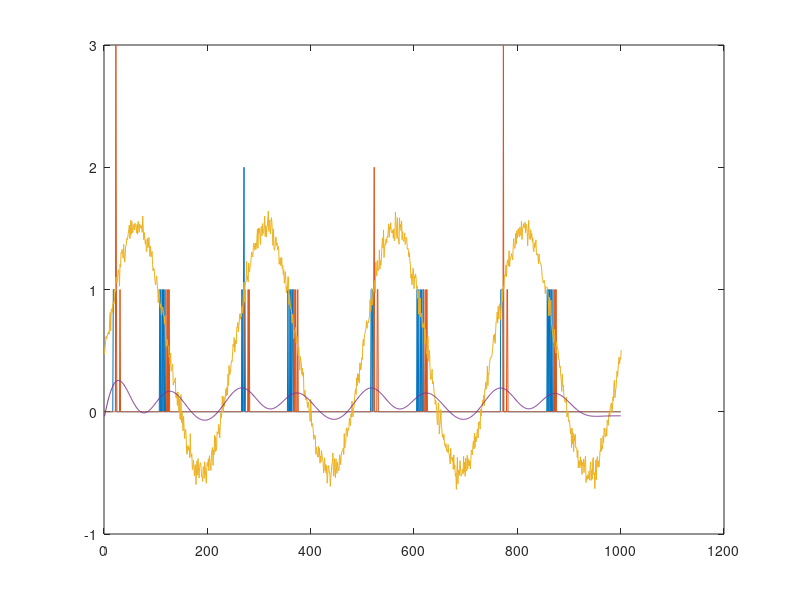

MATLAB code to generate this figure: (Note: this script raises an error after producing the figure.)
%% Create 10 Integrate-Fire neurons with a sinusoidal input current with slightly different characteristics
% Created Dan Feeney Jan, 2017

clear
rng(10)
% input current
f = 4; %Frequency of waveform
f2 = 3;
% capacitance and leak resistance
C = [1:0.1:1.9]; % nF
R = [35:1:44]; % mohms

% I & F implementation dV/dt = - V/RC + I/C
% Using h = 1 ms step size, Euler method

y = [0:1/1000:1];
A = 1;
I = A*sin(f*2*pi*y) + 0.5; I = awgn(I,25);
I2 = A*sin(f2*2*pi*y) + 0.5; I2 = awgn(I2,25);
plot(y,I,'color',[0 0 0],'linewidth',2); hold on; plot(y,I2,'--k','linewidth',2)
set(gca,'TickDir', 'out','LineWidth',2,'TickDir','out','FontSize',16);
box off
set(gcf,'color','w')

V = 0;
V2 = 0;
tstop = 1000;

abs_ref = 80; % absolute refractory period 
ref = 0; % absolute refractory period counter
ref2 = 0; %counter neuron 2
V_trace = []; % voltage trace for plotting
V_th = 10; % spike threshold
V_peak = 50; %Spike height

%% Run through time for neuron 1, then for neuron 2
for neurons = 1:10
    
    for t = 1:tstop
        
        if ~ref
            V = V - (V/(R(neurons)*C(neurons))) + (I(t)/C(neurons));
            V2 = V2 - (V2/(R(neurons)*C(neurons))) + (I(t)/C(neurons));
        else
            ref = ref - 1;
            V = 0.2*V_th; % reset voltage
        end
        
        if (V > V_th)
            V = V_peak;  % Discharge AP
            ref = abs_ref; % set refractory counter
        end
        
        V_trace = [V_trace V];
        
    end
end

V_out = zeros(10,1000);
for B = 1:10
    j = (B-1)*1000;
    V_out(B,:) = V_trace(j+1:1000*B); 
end
%Plot the discharge times of the 10 units
for jj = 1:10
plot(V_out(jj,:))
hold on
end
hold off

ind = zeros(10,1000); %Preallocate binary vector of discharge instances
for l = 1:10
    ind(l,:) = (V_out(l,:) == 50); %Return the indices where neuron 1 discharged an AP.    
end
% MarkerFormat = struct()
%               MarkerFormat.Color = [0 0 0];
% plotSpikeRaster(logical(ind), 'plottype','scatter','markerformat',MarkerFormat)
% box off
% set(gcf,'color','w')
% set(gca,'TickDir', 'out','LineWidth',2,'TickDir','out','FontSize',16);

%% Make a cumulative spike train for groups of 5 units
CST1 = sum(ind(1:5,:),1);
CST2 = sum(ind(6:10,:),1);
CSTtot = sum(ind,1);

plot(CST1); hold on; plot(CST2); plot(I);
%% Low pass filter the CST
fc = 10;  %cutoff freq
fn = 1000/2; %For kinetic data at 100Hz
[b,a]=butter(6,fc/fn,'low');
new_cst = filtfilt(b,a,CSTtot);
plot(new_cst)

[s4 c4 ph ci phi]= cmtm(new_cst,I(1:1000),0.01,8,0,0,1)
plot(s4,c4); xlim([0 10])
save('coher.mat','s4','c4','-append')
%plot(xs); hold on; plot(b);

[s c ph ci phi] = cmtm(xs,b,0.01,8,0,0,1);
s2 = s; c2= c;
save('coher.mat','s2','c2','-append')
xs2 = params.model.Xpca(1,:);
save('xs.mat','xs2','-append')
load('xs.mat')
  %% Make into sequence for PLDS model & plot
seq = struct();
seq.y = double(ind);
seq.T = 1000;
%seq.u = ones(2,1000).*0.5;
% 
plot(params.model.Xpca(1,:),'LineWidth',2,'Color',[0 0 0]); hold on
plot(xs,'k','LineWidth',2); hold on; plot(xs2,'--')
%hold on
%plot(downsample(I,10),'LineWidth',2,'Color',[0.25 0.25 0.25])
%plot(CST1,'LineWidth',2,'Color',[0 0 0])
% hold on
%plot(CST2,'LineWidth',2,'Color',[0 0 0])
box off
set(gcf,'color','w')
set(gca,'TickDir', 'out','LineWidth',2,'TickDir','out','FontSize',16);
xlim([0 100])

mscohere(params.model.Xpca,downsample(I(1:1000),10),[],[],[],100)
set(gcf,'color','w')
set(gca,'TickDir', 'out','LineWidth',2,'TickDir','out','FontSize',16);
grid off
box off

ci(1:10) = 0.41;
plot(s3,c3,'k','linewidth',2)
hold on
plot(s4,c4,'--k','linewidth',2)
plot(ci,'--k','linewidth',2)
box off
set(gcf,'color','w')
set(gca,'TickDir', 'out','LineWidth',2,'TickDir','out','FontSize',16);
xlim([1 10])

plot(I, 'k')
hold on
plot(I2,'k-')
box off
set(gcf,'color','w')
set(gca,'TickDir', 'out','LineWidth',2,'TickDir','out','FontSize',16);
xlim([0 1000])
